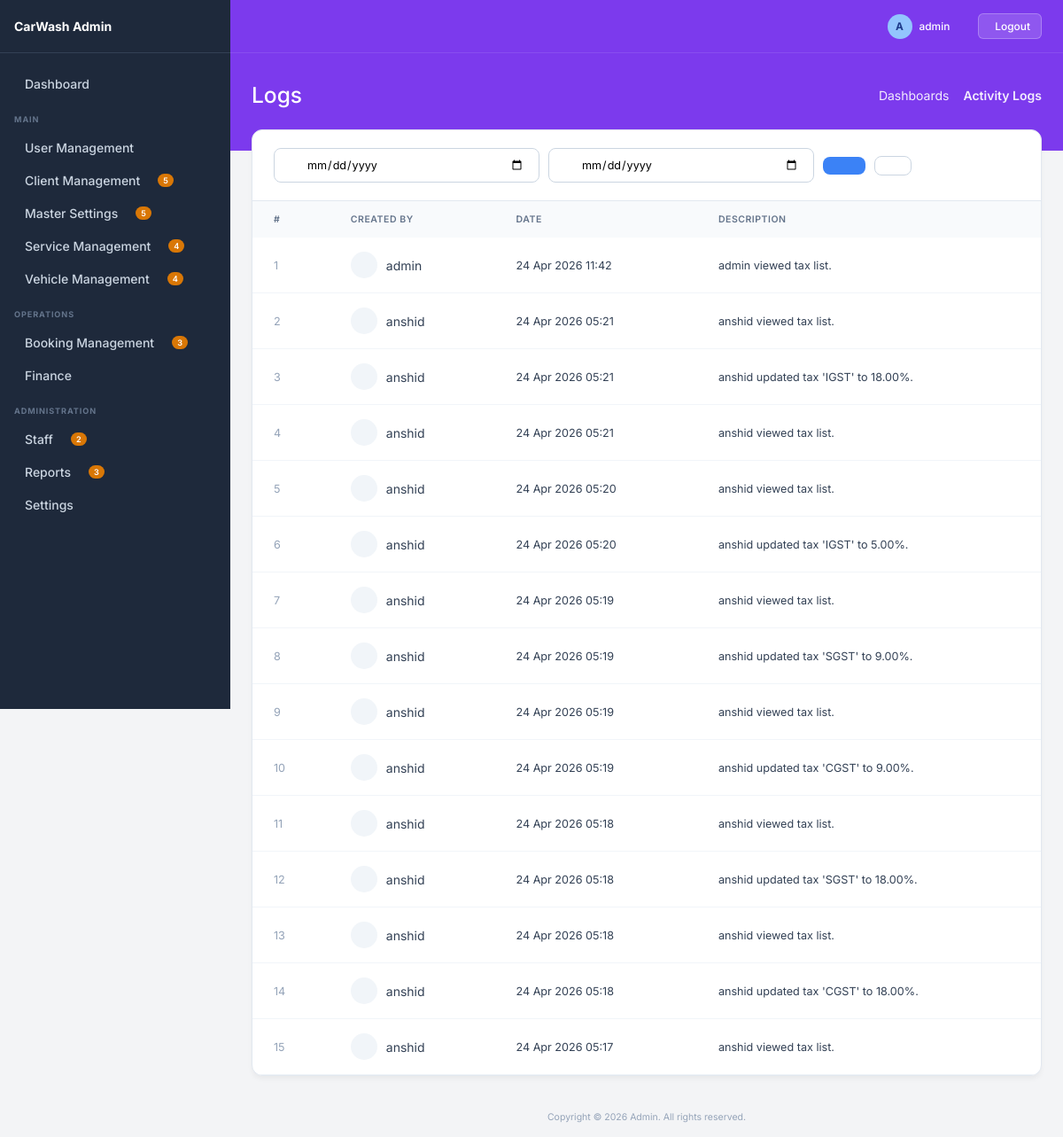
Page /logs/ (signed in) on the committed database.
### core/models.py (models this page shows, shortened)
class Processing_Log(models.Model):
    created_by = models.CharField(max_length=20,  blank=True)
    created_date = models.DateTimeField(auto_now_add=True,blank=True, null=True)
    description = models.CharField(null=True,max_length=1024)
    class Meta:
        ordering = ('-created_date',)

### core/views.py (the view)
# urls.py: path('logs/', views.log_list, name='log_list'),
@login_required
def log_list(request):
    start_date = request.GET.get('start_date')
    end_date = request.GET.get('end_date')
    if not start_date:
        start_date = date.today()
    else:
        start_date = datetime.strptime(start_date, '%Y-%m-%d').date()
    if not end_date:
        end_date = date.today()
    else:
        end_date = datetime.strptime(end_date, '%Y-%m-%d').date()
    logs = Processing_Log.objects.filter(created_date__date__range=(start_date, end_date)).order_by("-created_date")
    context = {
        'logs': logs,
    }
    return render(request, 'log_list.html', context)

### core/templates/log_list.html (shortened to what this page needs)
{% extends 'base.html' %}
{% block page_title %} Logs{% endblock %}
{% block breadcrumb_active %}Activity Logs{% endblock %}
{% block content %}
<div class="list-container">
    <div class="list-header">
        <form method="GET" class="search-wrapper" style="gap:10px;">
            <input type="date" name="start_date" value="{{ start_date|date:'Y-m-d' }}" class="search-input">
            <input type="date" name="end_date" value="{{ end_date|date:'Y-m-d' }}" class="search-input">
            <button type="submit" class="btn-primary">
            </button>
            <a href="{% url 'log_list' %}" class="btn-secondary">
            </a>
        </form>
    </div>
    <div style="overflow-x: auto;">
        <table class="premium-table">
            <thead>
                <tr>
                    <th>#</th>
                    <th>Created By</th>
                    <th>Date</th>
                    <th>Description</th>
                </tr>
            </thead>
            <tbody>
                {% for log in logs %}
                <tr>
                    <td style="color:#94a3b8;">{{ forloop.counter }}</td>
                    <td>
                        <div style="display:flex; align-items:center; gap:10px;">
                            <div style="width:30px;height:30px;border-radius:50%;background:#f1f5f9;display:flex;align-items:center;justify-content:center;">
                            </div>
                            {{ log.created_by }}
                        </div>
                    </td>
                    <td>
                        {{ log.created_date|date:"d M Y H:i" }}
                    </td>
                    <td style="color:#334155;">
                        {{ log.description }}
                    </td>
                </tr>
                {% endfor %}
            </tbody>
        </table>
    </div>
</div>
{% endblock %}

### core/templates/base.html (shortened to what this page needs)
<!DOCTYPE html>
<html lang="en">
<head>
</head>
<body>
    <aside class="sidebar">
        <div class="sidebar-header">
            <span>CarWash Admin</span>
        </div>
        <div class="sidebar-content">
            <a href="{% url 'dashboard' %}" class="nav-item">
                <div class="nav-item-left">
                    Dashboard
                </div>
            </a>
            <div class="nav-section-title">MAIN</div>
            <div class="nav-item dropdown-toggle">
                <div class="nav-item-left">
                     User Management
                </div>
            </div>
            <div class="nav-item dropdown-toggle">
                <div class="nav-item-left">
                    Client Management
                    <span class="nav-badge">5</span>
                </div>
            </div>
            <div class="nav-item dropdown-toggle">
                <div class="nav-item-left">
                    Master Settings
                    <span class="nav-badge">5</span>
                </div>
            </div>
            <div class="nav-item dropdown-toggle">
                <div class="nav-item-left">
                    Service Management
                    <span class="nav-badge">4</span>
                </div>
            </div>
            <div class="nav-item dropdown-toggle">
                <div class="nav-item-left">
                    Vehicle Management
                    <span class="nav-badge">4</span>
                </div>
            </div>
            <div class="nav-section-title">OPERATIONS</div>
            <div class="nav-item dropdown-toggle">
                <div class="nav-item-left">
                    Booking Management
                    <span class="nav-badge">3</span>
                </div>
            </div>
            <div class="nav-item dropdown-toggle">
                <div class="nav-item-left">
                    Finance
                </div>
            </div>
            <div class="nav-section-title">ADMINISTRATION</div>
            <div class="nav-item dropdown-toggle">
                <div class="nav-item-left">
                    Staff
                    <span class="nav-badge">2</span>
                </div>
            </div>
            <div class="nav-item dropdown-toggle">
                <div class="nav-item-left">
                    Reports
                    <span class="nav-badge">3</span>
                </div>
            </div>
            <div class="nav-item dropdown-toggle">
                <div class="nav-item-left">
                    Settings
                </div>
            </div>
        </div>
    </aside>
    <div class="main-wrapper">
        <div class="top-banner">
            <div class="top-navbar">
                <div class="navbar-right">
                    <div class="flex-center" style="gap: 8px;">
                        <span style="display:inline-block; width:28px; height:28px; border-radius:50%; background:#93c5fd; color:#1e3a8a; text-align:center; line-height:28px; font-weight:bold;">{{ request.user.username|make_list|first|upper|default:"A" }}</span>
                        <span>{{ request.user.username|default:"admin" }}</span>
                    </div>
                    {% if request.user.is_authenticated %}
                    <form method="post" action="{% url 'logout' %}" style="margin-left: 12px; display: inline;">
                        <button type="submit" style="background: rgba(255,255,255,0.15); border: 1px solid rgba(255,255,255,0.25); color: white; padding: 6px 12px; border-radius: 6px; cursor: pointer; display: flex; align-items: center; gap: 6px; font-size: 0.85rem; font-weight: 500; transition: all 0.2s;">
                             Logout
                        </button>
                    </form>
                    {% endif %}
                </div>
            </div>
            <div class="banner-header">
                <div class="banner-title">{% block page_title %}Dashboard{% endblock %}</div>
                <div class="banner-breadcrumbs">
                    <a href="#">Dashboards</a>
                    <span style="font-weight: 600;">{% block breadcrumb_active %}Admin Dashboard{% endblock %}</span>
                </div>
            </div>
        </div>
        <div class="content-area">
            {% block content %}{% endblock %}
        </div>
        <div style="margin-top:auto; padding: 16px; text-align: center; color: #94a3b8; font-size: 0.75rem;">
            Copyright © 2026 Admin. All rights reserved.
        </div>
    </div>
</body>
</html>

### core/templates/base.html (style rules this page uses)
:root { --bg-sidebar: #1e293b; --bg-body: #f3f4f6; --bg-banner: #7c3aed; --text-sidebar: #cbd5e1; --text-sidebar-hover: #ffffff; --sidebar-border: #334155; --badge-bg: #d97706; --badge-text: #ffffff; --sidebar-width: 260px; }
* { margin: 0; padding: 0; box-sizing: border-box; font-family: 'Inter', sans-serif; font-size: 14px; }
body { background-color: var(--bg-body); color: #1e293b; display: flex; min-height: 100vh; overflow-x: hidden; }
.sidebar { width: var(--sidebar-width); background-color: var(--bg-sidebar); display: flex; flex-direction: column; position: fixed; height: 100vh; overflow-y: auto; z-index: 100; }
.sidebar-header { padding: 16px; font-size: 1.1rem; font-weight: 700; display: flex; align-items: center; gap: 12px; color: white; border-bottom: 1px solid var(--sidebar-border); height: 60px; }
.sidebar-content { padding: 16px 0; }
.nav-section-title { color: #64748b; font-size: 0.65rem; text-transform: uppercase; letter-spacing: 0.1em; font-weight: 700; margin: 16px 16px 8px 16px; }
.nav-item { display: flex; align-items: center; justify-content: space-between; padding: 10px 16px; color: var(--text-sidebar); text-decoration: none; font-size: 0.85rem; font-weight: 500; cursor: pointer; transition: color 0.2s, background-color 0.2s; }
.nav-item-left { display: flex; align-items: center; gap: 12px; }
.nav-badge { background-color: var(--badge-bg); color: var(--badge-text); font-size: 0.65rem; font-weight: 600; padding: 2px 6px; border-radius: 12px; margin-left: 8px; }
.main-wrapper { flex: 1; margin-left: var(--sidebar-width); display: flex; flex-direction: column; min-height: 100vh; }
.top-banner { background-color: var(--bg-banner); color: white; display: flex; flex-direction: column; }
.top-navbar { height: 60px; display: flex; align-items: center; justify-content: space-between; padding: 0 24px; border-bottom: 1px solid rgba(255, 255, 255, 0.1); }
.navbar-right { display: flex; align-items: center; gap: 20px; }
.navbar-right span { font-size: 0.85rem; font-weight: 500; }
.banner-header { padding: 32px 24px 48px 24px; display: flex; justify-content: space-between; align-items: center; }
.banner-title { font-size: 1.75rem; font-weight: 500; }
.banner-breadcrumbs { font-size: 0.75rem; display: flex; align-items: center; gap: 8px; opacity: 0.9; }
.banner-breadcrumbs a { color: white; text-decoration: none; }
.content-area { padding: 0 24px 24px 24px; margin-top: -24px; flex: 1; }
.flex-center { display: flex; align-items: center; }
.btn-secondary { background: white; color: #475569; padding: 10px 20px; border-radius: 8px; text-decoration: none; font-weight: 500; font-size: 0.9rem; border: 1px solid #cbd5e1; transition: all 0.2s; }
.btn-primary { background: #3b82f6; color: white; padding: 10px 24px; border: none; border-radius: 8px; font-size: 0.9rem; font-weight: 500; cursor: pointer; transition: all 0.2s; display: flex; align-items: center; gap: 8px; }
.list-container { background: white; border-radius: 12px; border: 1px solid #e2e8f0; box-shadow: 0 4px 6px -1px rgba(0, 0, 0, 0.05); overflow: hidden; }
.list-header { padding: 20px 24px; border-bottom: 1px solid #e2e8f0; display: flex; justify-content: space-between; align-items: center; }
.search-input { padding: 10px 16px; padding-left: 36px; border: 1px solid #cbd5e1; border-radius: 8px; font-size: 0.9rem; outline: none; width: 300px; transition: all 0.2s; font-family: 'Inter', sans-serif; }
.search-wrapper { position: relative; display: flex; align-items: center; }
.premium-table { width: 100%; border-collapse: collapse; text-align: left; }
.premium-table th { background-color: #f8fafc; color: #64748b; font-size: 0.75rem; text-transform: uppercase; letter-spacing: 0.05em; padding: 14px 24px; font-weight: 600; }
.premium-table td { padding: 16px 24px; font-size: 0.9rem; color: #334155; border-bottom: 1px solid #f1f5f9; vertical-align: middle; }

### rows in the picture
Processing_Log: created_by "admin", created_date "24 Apr 2026 11:42", description "admin viewed tax list."
Processing_Log: created_by "anshid", created_date "24 Apr 2026 05:21", description "anshid viewed tax list."
Processing_Log: created_by "anshid", created_date "24 Apr 2026 05:21", description "anshid updated tax 'IGST' to 18.00%."
Processing_Log: created_by "anshid", created_date "24 Apr 2026 05:21", description "anshid viewed tax list."
Processing_Log: created_by "anshid", created_date "24 Apr 2026 05:20", description "anshid viewed tax list."
Processing_Log: created_by "anshid", created_date "24 Apr 2026 05:20", description "anshid updated tax 'IGST' to 5.00%."
Processing_Log: created_by "anshid", created_date "24 Apr 2026 05:19", description "anshid viewed tax list."
Processing_Log: created_by "anshid", created_date "24 Apr 2026 05:19", description "anshid updated tax 'SGST' to 9.00%."
Processing_Log: created_by "anshid", created_date "24 Apr 2026 05:19", description "anshid viewed tax list."
Processing_Log: created_by "anshid", created_date "24 Apr 2026 05:19", description "anshid updated tax 'CGST' to 9.00%."
Processing_Log: created_by "anshid", created_date "24 Apr 2026 05:18", description "anshid viewed tax list."
Processing_Log: created_by "anshid", created_date "24 Apr 2026 05:18", description "anshid updated tax 'SGST' to 18.00%."
Processing_Log: created_by "anshid", created_date "24 Apr 2026 05:18", description "anshid viewed tax list."
Processing_Log: created_by "anshid", created_date "24 Apr 2026 05:18", description "anshid updated tax 'CGST' to 18.00%."
Processing_Log: created_by "anshid", created_date "24 Apr 2026 05:17", description "anshid viewed tax list."

### other values in the picture
{{ request.user.username|make_list|first|upper|default:"A" }} "A"
{{ request.user.username|default:"admin" }} "admin"
